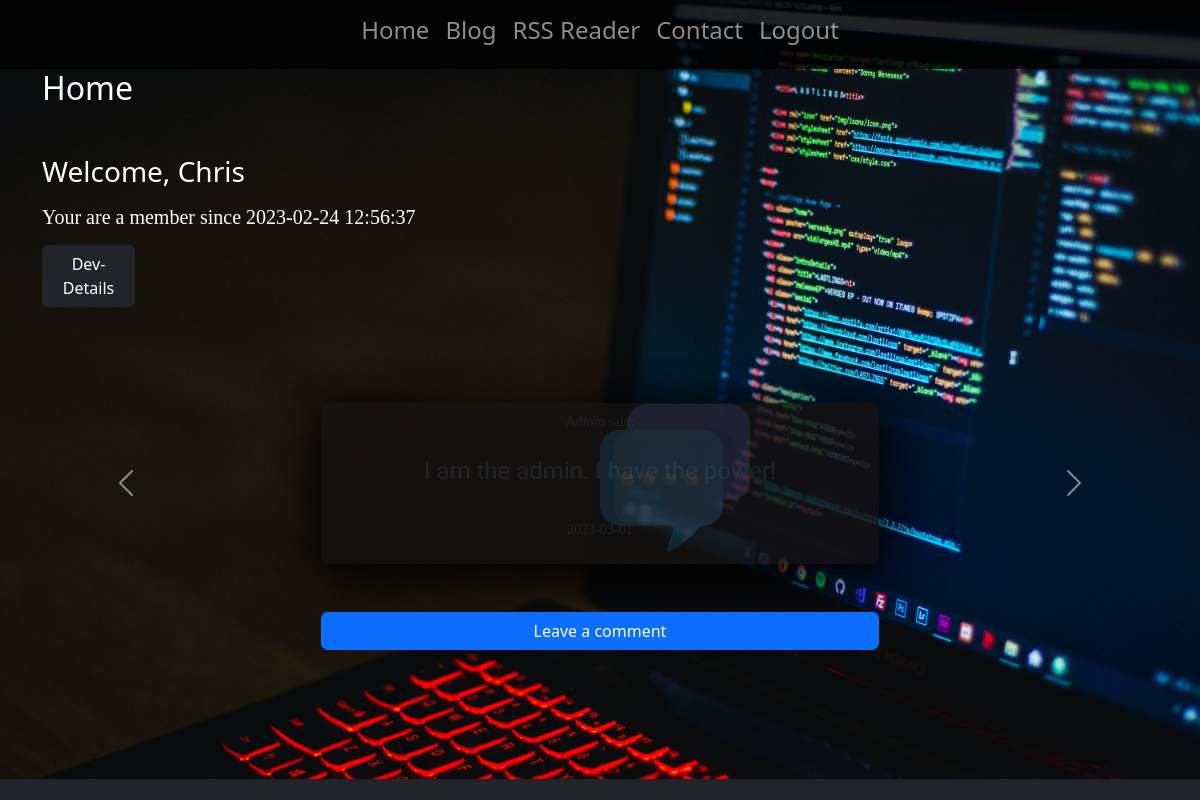
/ (signed in), run on the app's committed database.
### tables this page shows
CREATE TABLE users (
user_id INTEGER NOT NULL PRIMARY KEY AUTOINCREMENT,
username TEXT NOT NULL,
hash TEXT NOT NULL,
reg_date TEXT,
log_date TEXT
);

CREATE TABLE comments (
comment_id INTEGER PRIMARY KEY AUTOINCREMENT NOT NULL,
user_id INTEGER NOT NULL,
timestamp TEXT,
text TEXT NOT NULL,
FOREIGN KEY (user_id)
	REFERENCES users (user_id)
);

### app.py (the view)
@app.route("/", methods=["GET", "POST"])
@login_required
def home():
    if request.method == "GET":
        userdata = db.execute("SELECT username, reg_date, user_id FROM users WHERE user_id=?;", session["user_id"])
        comments = db.execute("SELECT * FROM comments ORDER BY timestamp DESC LIMIT 10;")
        for comment in comments:
            comment["timestamp"] = comment["timestamp"][0:10]
            comment["username"] = db.execute("SELECT username FROM users WHERE user_id = ?;", comment["user_id"])[0]["username"]
        return render_template("home.html", userdata=userdata, comments=comments)

### app.py (called while the page is built)
@app.after_request
def after_request(response):
    response.headers["Cache-Control"] = "no-cache, no-store, must-revalidate, public, max-age=0"
    response.headers["Expires"] = 0
    response.headers["Pragma"] = "no-cache"
    return response

### toolbox.py (called while the page is built)
def login_required(f):
    @wraps(f)
    def decorated_function(*args, **kwargs):
        if session.get("user_id") is None:
            return redirect("/login")
        return f(*args, **kwargs)
    return decorated_function

### templates/home.html (shortened to what this page needs)
{% extends "layout.html" %}
{% block main %}
<h2 class="text-start animation-fade-in-3 mb-5">Home</h2>
<h3 class="text-start animation-fade-in-4 animation-fly-in-left">Welcome, {{userdata[0]["username"]}}</h3>
<h5 class="text-start mt-3 comment-header-font animation-fly-in-right animation-fade-in-5">Your are a member since {{userdata[0]["reg_date"]}}</h5>
<section class="pt-2 text-start" name="documentation">
  <p>
      <a class="btn col-1 btn-dark" data-bs-toggle="collapse" href="#collapseExample" role="button" aria-expanded="false" aria-controls="collapseExample">
        Dev-Details
      </a>
    </p>
</section>
<div class="buffer-1"></div>
  <div id="carouselExampleControls" class="carousel slide" data-bs-ride="carousel">
    <div class="carousel-inner">
      {%if comments is defined%}
      {%for comment in comments%}
      <div class="carousel-item">
        <div class="card border-0 m-5 w-50 mx-auto box-shadow-light bg-dark-trans">
          <div class="pl-5 img-container">
            <img class="bg-comment" src="/static/comments.png">
          </div>
          <div class="card-header bg-color-black small comment-header-font">{{comment['username']}} said:</div>
          <div class="card-text mt-3 mb-3">
            <h4 class="comment-text-font">{{comment['text']}}</h4>
          </div>
          <div class="card-footer bg-color-blue">
            <p class="small comment-header-font">{{comment['timestamp']}}</p>
          </div>
        </div>
      </div>
      {%endfor%}
      {%endif%}
    </div>
    <button class="carousel-control-prev" type="button" data-bs-target="#carouselExampleControls" data-bs-slide="prev">
      <span class="carousel-control-prev-icon" aria-hidden="true"></span>
    </button>
    <button class="carousel-control-next" type="button" data-bs-target="#carouselExampleControls" data-bs-slide="next">
      <span class="carousel-control-next-icon" aria-hidden="true"></span>
    </button>
  </div>
  <a href="/comment" class="btn w-50 btn-primary form-control">Leave a comment</a>
{% endblock %}

### static/styles.css (style rules this page uses)
* { padding: 0; margin: 0; box-sizing: border-box; }
body { color: white; }
.bg-comment { position:absolute; opacity: 15%; height: 150px; width: auto; }
.comment-header-font { font-family: 'Arvo', serif; }
.comment-text-font { font-family: 'Catamaran', sans-serif; }
.buffer-1 { min-height: 2em; }
.bg-dark-trans { background: rgba(19, 16, 16, 0.85) }
.box-shadow-light { box-shadow: 1px 10px 55px 8px rgba(0,0,0,1); }
.animation-fade-in-3 { animation: fadeIn 3s; }
.animation-fade-in-4 { animation: fadeIn 4s; }
.animation-fade-in-5 { animation: fadeIn 5s; }
.animation-fly-in-left { position: relative; animation: left-fly-in; animation-duration: 3s; }
.animation-fly-in-right { position: relative; animation: right-fly-in; animation-duration: 3s; }

### data on the page
users: username "Chris", reg_date "2023-02-24 12:56:37"
comments: username "Admin", text "I am the admin. I have the power!", timestamp "2023-03-01"
